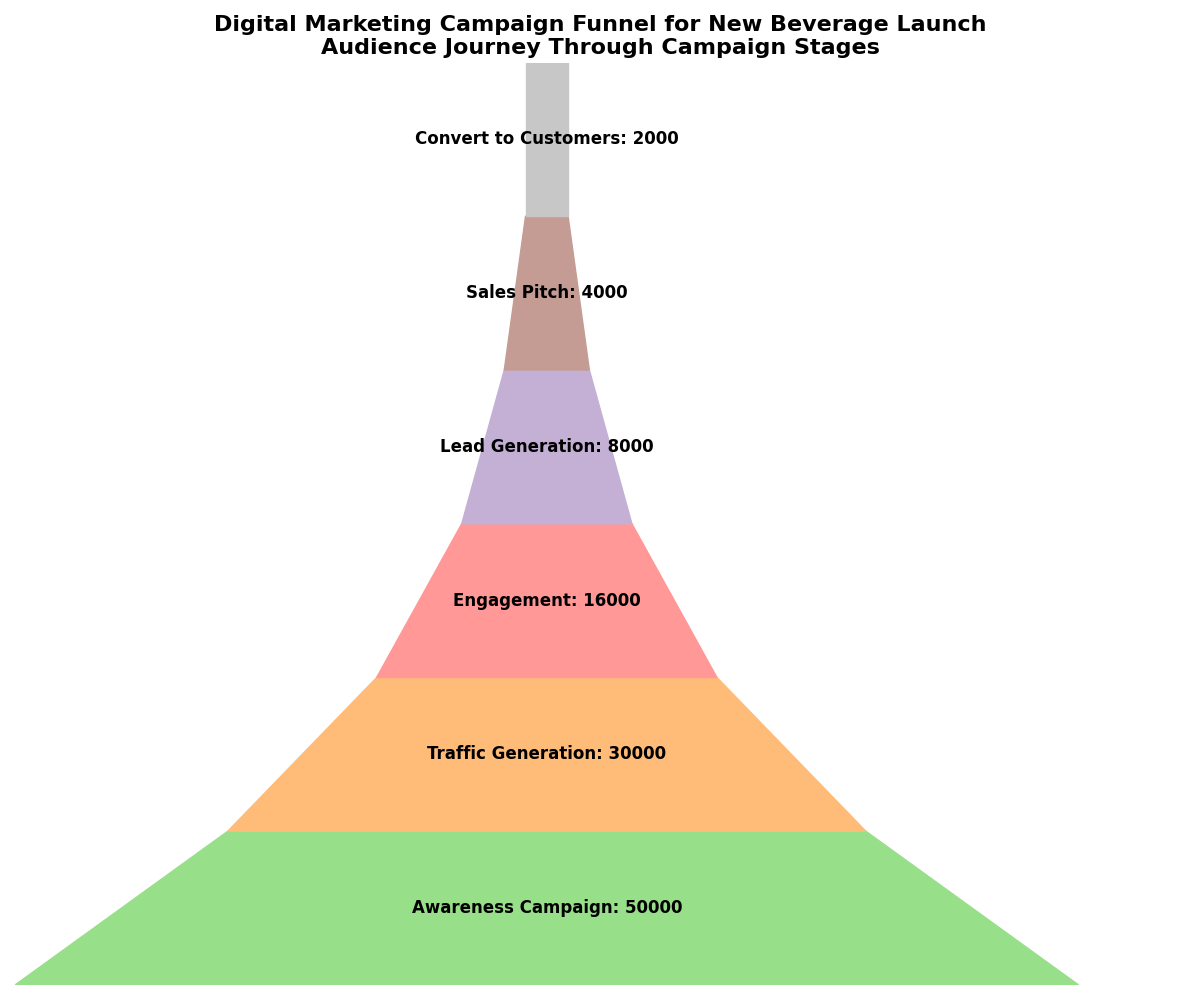

This chart was generated by the following Python code:
import matplotlib.pyplot as plt
import matplotlib.patches as patches
import numpy as np

# Backstory: This chart represents the stages of a digital marketing campaign for launching a new beverage product.
stages = [
    "Awareness Campaign",
    "Traffic Generation",
    "Engagement",
    "Lead Generation",
    "Sales Pitch",
    "Convert to Customers"
]

# Data corresponding to number of people reached or engaged at each stage
audience_counts = [50000, 30000, 16000, 8000, 4000, 2000]

# Colors for each stage
colors = ['#98df8a', '#ffbb78', '#ff9896', '#c5b0d5', '#c49c94', '#c7c7c7']

fig, ax = plt.subplots(figsize=(12, 10))
ax.set_xlim(0, max(audience_counts) + 5000)
ax.set_ylim(0, len(stages))

# Plot each section of the funnel
for i in range(len(stages) - 1):
    left = (max(audience_counts) - audience_counts[i])/2
    width_top = audience_counts[i]
    width_bottom = audience_counts[i + 1]
    height = 1
    
    # Draw trapezoids
    trapezoid = patches.Polygon(
        [
            (left, i),
            (left + width_top, i),
            (left + (width_top + width_bottom)/2, i + height),
            (left + (width_top - width_bottom)/2, i + height)
        ],
        closed=True, color=colors[i], edgecolor='grey'
    )
    ax.add_patch(trapezoid)

# Last stage (rectangle)
left = (max(audience_counts) - audience_counts[-1])/2
rectangle = patches.Rectangle(
    (left, len(stages) - 1), audience_counts[-1], 1, color=colors[-1], edgecolor='grey'
)
ax.add_patch(rectangle)

# Label each section
for i, (stage, count) in enumerate(zip(stages, audience_counts)):
    ax.text(max(audience_counts)/2, i + 0.5, f'{stage}: {count}', va='center', ha='center',
            color='black', fontsize=12, fontweight='bold')

# Axis formatting
ax.set_xticks([])
ax.set_yticks([])
ax.set_title('Digital Marketing Campaign Funnel for New Beverage Launch\nAudience Journey Through Campaign Stages', 
             fontsize=16, fontweight='bold')

# Remove spines to enhance the funnel look
for spine in ax.spines.values():
    spine.set_visible(False)

# Automatically adjust layout
plt.tight_layout()

# Display the plot
plt.show()
